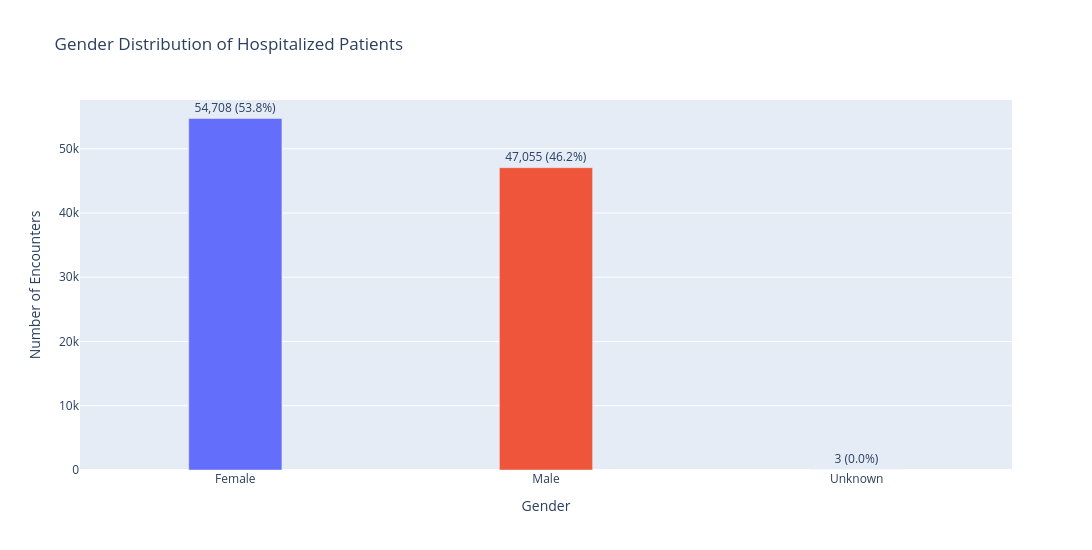

Notebook source saved alongside this figure:
### Markdown cell above
### Gender Distribution of Hospitalized Patients
#####  *Understanding the gender distribution of patients admitted to the hospital and identifying the most frequently represented gender groups

### Code cell
#Calculating gender counts
gender_counts = (df_analysis["gender"].value_counts().reset_index())

#Renaming columns
gender_counts.columns = ["gender", "count"]

##Sort gender categories alphabetically
gender_counts = gender_counts.sort_values("gender")

#Calculate percentages
gender_counts["percentage"] = (gender_counts["count"] / gender_counts["count"].sum()) * 100
gender_counts["percentage"] = gender_counts["percentage"].round(2)

#Create formatted labels
gender_counts["label"]=gender_counts.apply(lambda row: f"{row['count']:,} ({row['percentage']:.1f}%)",axis=1)

#Create bar chart
fig = px.bar(gender_counts,x="gender",y="count",color="gender",text="label",title=" Gender Distribution of Hospitalized Patients",
labels={"gender": "Gender","count": "Number of Encounters"})
fig.update_traces(textposition="outside",width=0.3)
fig.update_layout(width=1100,height=550,showlegend=False,xaxis_title="Gender",yaxis_title="Number of Encounters")
fig.show()

### Figure 1 — Plotly figure (JSON) as saved in the notebook; plotly's stock layout.template omitted (floating-point values rounded to 4 significant figures)
{"data": [{"hovertemplate": "Gender=%{x}<br>Number of Encounters=%{y}<br>label=%{text}<extra></extra>", "legendgroup": "Female", "marker": {"color": "#636efa", "pattern": {"shape": ""}}, "name": "Female", "orientation": "v", "showlegend": true, "text": ["54,708 (53.8%)"], "textposition": "outside", "type": "bar", "width": 0.3, "x": ["Female"], "xaxis": "x", "y": [54708], "yaxis": "y"}, {"hovertemplate": "Gender=%{x}<br>Number of Encounters=%{y}<br>label=%{text}<extra></extra>", "legendgroup": "Male", "marker": {"color": "#EF553B", "pattern": {"shape": ""}}, "name": "Male", "orientation": "v", "showlegend": true, "text": ["47,055 (46.2%)"], "textposition": "outside", "type": "bar", "width": 0.3, "x": ["Male"], "xaxis": "x", "y": [47055], "yaxis": "y"}, {"hovertemplate": "Gender=%{x}<br>Number of Encounters=%{y}<br>label=%{text}<extra></extra>", "legendgroup": "Unknown", "marker": {"color": "#00cc96", "pattern": {"shape": ""}}, "name": "Unknown", "orientation": "v", "showlegend": true, "text": ["3 (0.0%)"], "textposition": "outside", "type": "bar", "width": 0.3, "x": ["Unknown"], "xaxis": "x", "y": [3], "yaxis": "y"}], "layout": {"barmode": "relative", "height": 550, "legend": {"title": {"text": "Gender"}, "tracegroupgap": 0}, "showlegend": false, "title": {"text": " Gender Distribution of Hospitalized Patients"}, "width": 1100, "xaxis": {"anchor": "y", "categoryarray": ["Female", "Male", "Unknown"], "categoryorder": "array", "domain": [0, 1], "title": {"text": "Gender"}}, "yaxis": {"anchor": "x", "domain": [0, 1], "title": {"text": "Number of Encounters"}}}}
